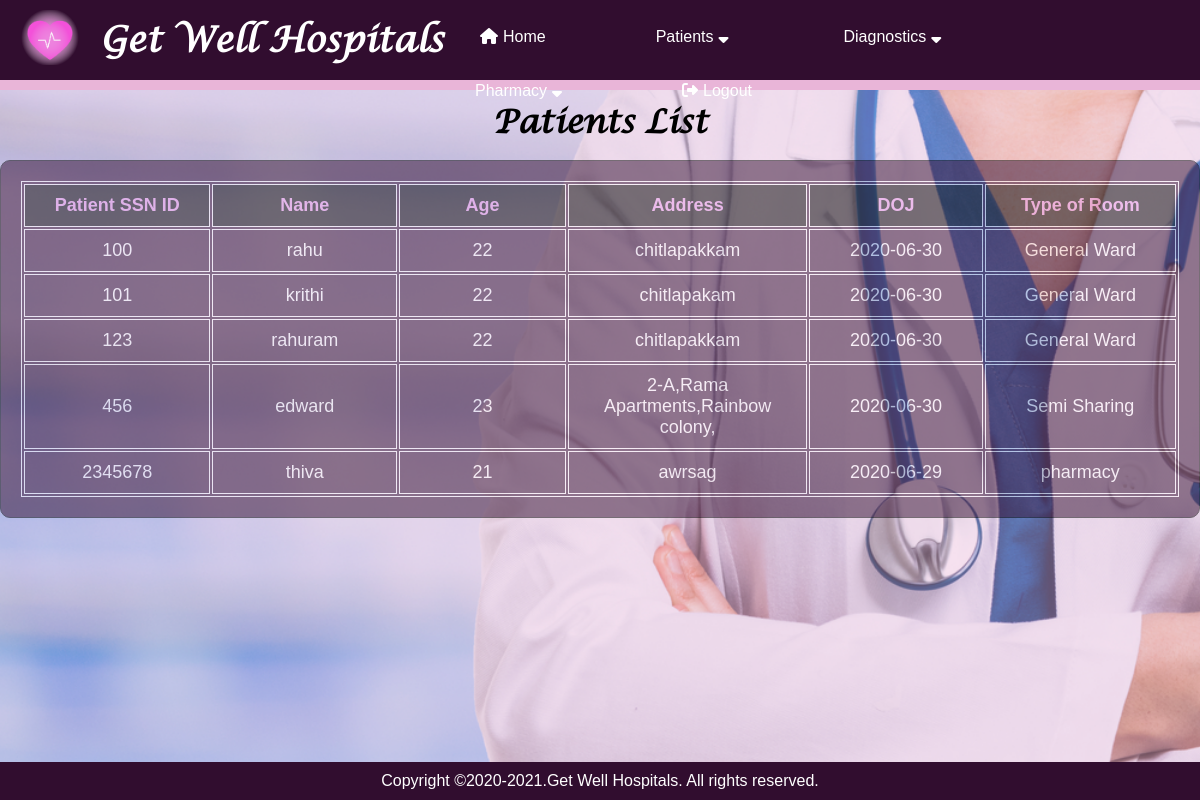
Page /view_patient_screen on the earlier database version.
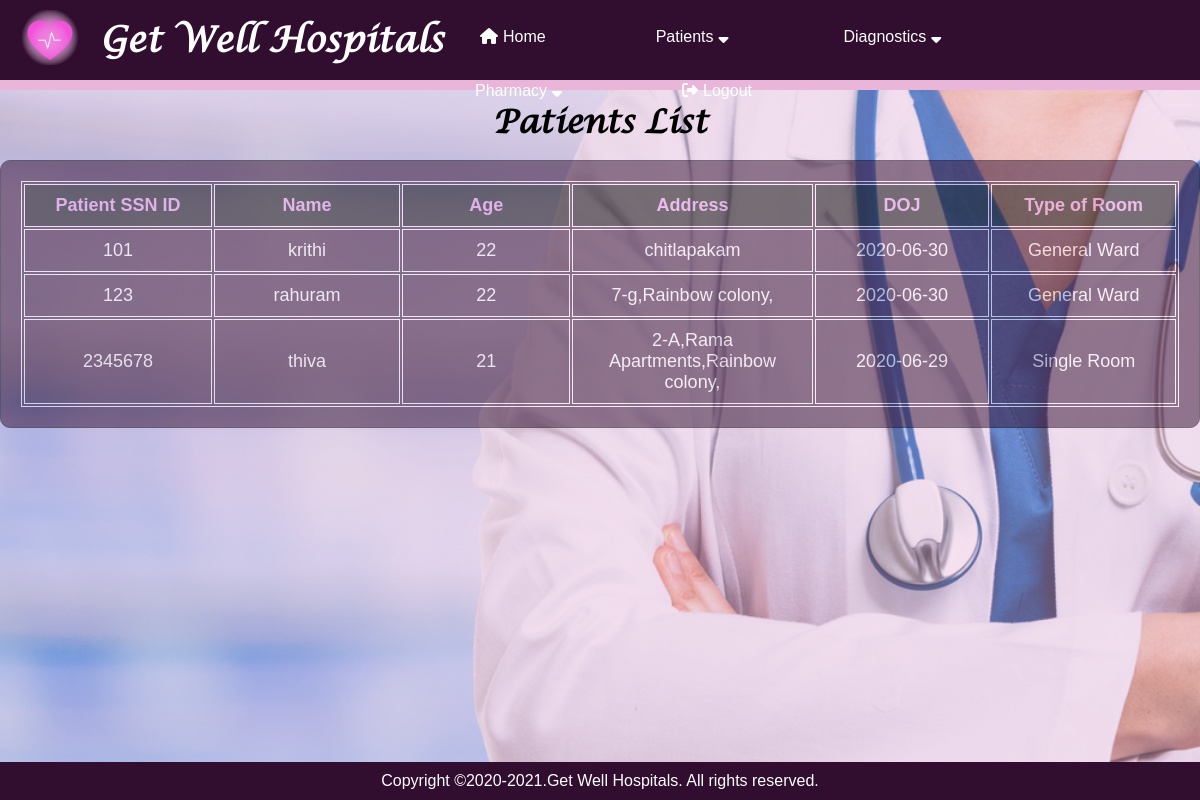
Same page on the later database version.
### application/routes.py (models this page shows)
class Patient(db.Model):
    __tablename__ = 'patients'
    patient_id = Column(Integer, primary_key=True)
    patient_name = Column(String)
    patient_age = Column(Integer)
    date = Column(String)
    type_of_bed = Column(String)
    address = Column(String)
    state = Column(String)
    city = Column(String)

### application/routes.py (the view)
@app.route('/view_patient_screen')
def view_patient_screen():
    patient =  Patient.query.all()
    if patient:
        return render_template("view_patient_screen.html", patient=patient)
    else:
        flash("There is no patient in the database","danger")
        return redirect(url_for("home"))

### application/templates/view_patient_screen.html
{% extends "layout.html" %}
{% block content %}
<h1>Patients List</h1>
<div class="background_table">
  <div style="opacity:inherit 200%;">
<table style="width:100%;">
    <tr style="color: rgb(235, 157, 235);">
      <th>Patient SSN ID</th>
      <th>Name</th>
      <th>Age</th>
      <th>Address</th>
      <th>DOJ</th>
      <th>Type of Room</th>
    </tr>
    {% for member in patient %}
    <tr>
      <td>{{member.patient_id}}</td>
      <td>{{member.patient_name}}</td>
      <td>{{member.patient_age}}</td>
      <td>{{member.address}}</td>
      <td>{{member.date}}</td>
      <td>{{member.type_of_bed}}</td>
    </tr>
    {% endfor %}
  </table>
</div>
</div>
  {% endblock %}

### application/templates/layout.html (shortened to what this page needs)
<!DOCTYPE html>
<html lang="en" dir="ltr">
  <head>
    <link rel="stylesheet" href="{{ url_for('static',filename='css/pages.css') }}">
    <link rel="stylesheet" href="https://stackpath.bootstrapcdn.com/font-awesome/4.7.0/css/font-awesome.min.css">
    <nav>
      <img class="image" src="{{ url_for('static',filename='images/HMS-logo2.png') }}">
      <label class="logo">Get Well Hospitals</label>
      <ul>
        <a href="/home"><li><i class="fa fa-home" ></i>Home</a></li>
        <a><li>Patients<i class="fa fa-sort-desc" aria-hidden="true"></i>
        </li></a>
        <a><li>Diagnostics<i class="fa fa-sort-desc" aria-hidden="true"></i></a>
        <a><li>Pharmacy<i class="fa fa-sort-desc" aria-hidden="true"></i>
        </li></a>
        <a href="/logout"><li><i class="fas fa-sign-out-alt"></i>Logout</a></li>
      </ul>
    </nav>
  </head>
  <body>
    {% block content %}
    {% endblock %}
  </body>
    <footer style="padding-top: 10px;">
        <p>Copyright &copy;2020-2021.Get Well Hospitals. All rights reserved.</p>
    </footer>
  </html>

### application/static/css/pages.css (style rules this page uses)
* { padding: 0; margin: 0; text-decoration: none; list-style: none; box-sizing: border-box; }
body { font-family: 'Lucida Calligraphy'; }
label.logo { color: white; font-size: 35px; line-height: 80px; padding: 0 100px; font-weight: bold; }
nav { background: #310d2f; border-bottom:10px solid #e9b5d8; height: auto; float: left; width: 100%; z-index: 2; }
nav ul { float:left; display: block; position: absolute; text-decoration: none; text-align: center; top:10px; left:35%; color:white; }
nav ul li { float: left; list-style: none; position: relative; padding:10px 50px; font-family: 'Franklin Gothic Medium', 'Arial Narrow', Arial, sans-serif; color:white; border-radius: 5px; }
nav ul li a { display: block; padding:8px 5px; color:white; text-decoration: none; }
nav .fa,.fas { padding-left:5px; padding-right:5px; }
body { background: url(/static/images/bg6.png) no-repeat; background-size: cover; background-color: #e9b5d8; background-position: 30% 15% ; }
.image { position: absolute; width:80px; padding: 10px; margin-left:10px; height:auto; float: left; }
footer { position:fixed; bottom:0; font-family:'Franklin Gothic Medium', 'Arial Narrow', Arial, sans-serif; text-align: center; color: white; background-color: #310d2f; padding-bottom:10px; width:100%; }
h1 { text-align: center; padding-top: 100px; }
table { text-align: left; position: relative; opacity: 100%; font-family: 'Franklin Gothic Medium', 'Arial Narrow', Arial, sans-serif; font-size: 18px; }
th { padding: 10px; position: relative; width:300px; opacity: 100%; }
.background_table { background-color: #310d2f; color: white; font-family: 'Franklin Gothic Medium', 'Arial Narrow', Arial, sans-serif;; position: absolute; opacity: 50%; top:20%; border: 1px solid black; padding:20px; margin-bottom: 100px; border-radius: 10px; z-index:-1; }
.background_table table { stroke:10px; border: 1px solid white; }
.background_table table tr { text-align: center; border: 1px solid white; }
.background_table table tr td { text-align: center; padding:10px; border: 1px solid white; }
.background_table table tr th { text-align: center; padding:10px; border: 1px solid white; background-color: black; }

Differences in the rows shown:
removed Patient: patient_id "100", patient_name "rahu", patient_age "22", address "chitlapakkam", date "2020-06-30", type_of_bed "General Ward"
removed Patient: patient_id "456", patient_name "edward", patient_age "23", address "2-A,Rama Apartments,Rainbow colony,", date "2020-06-30", type_of_bed "Semi Sharing"
changed Patient "rahuram": address "chitlapakkam" → "7-g,Rainbow colony,"
changed Patient "thiva": address "awrsag" → "2-A,Rama Apartments,Rainbow colony,"; type_of_bed "pharmacy" → "Single Room"
